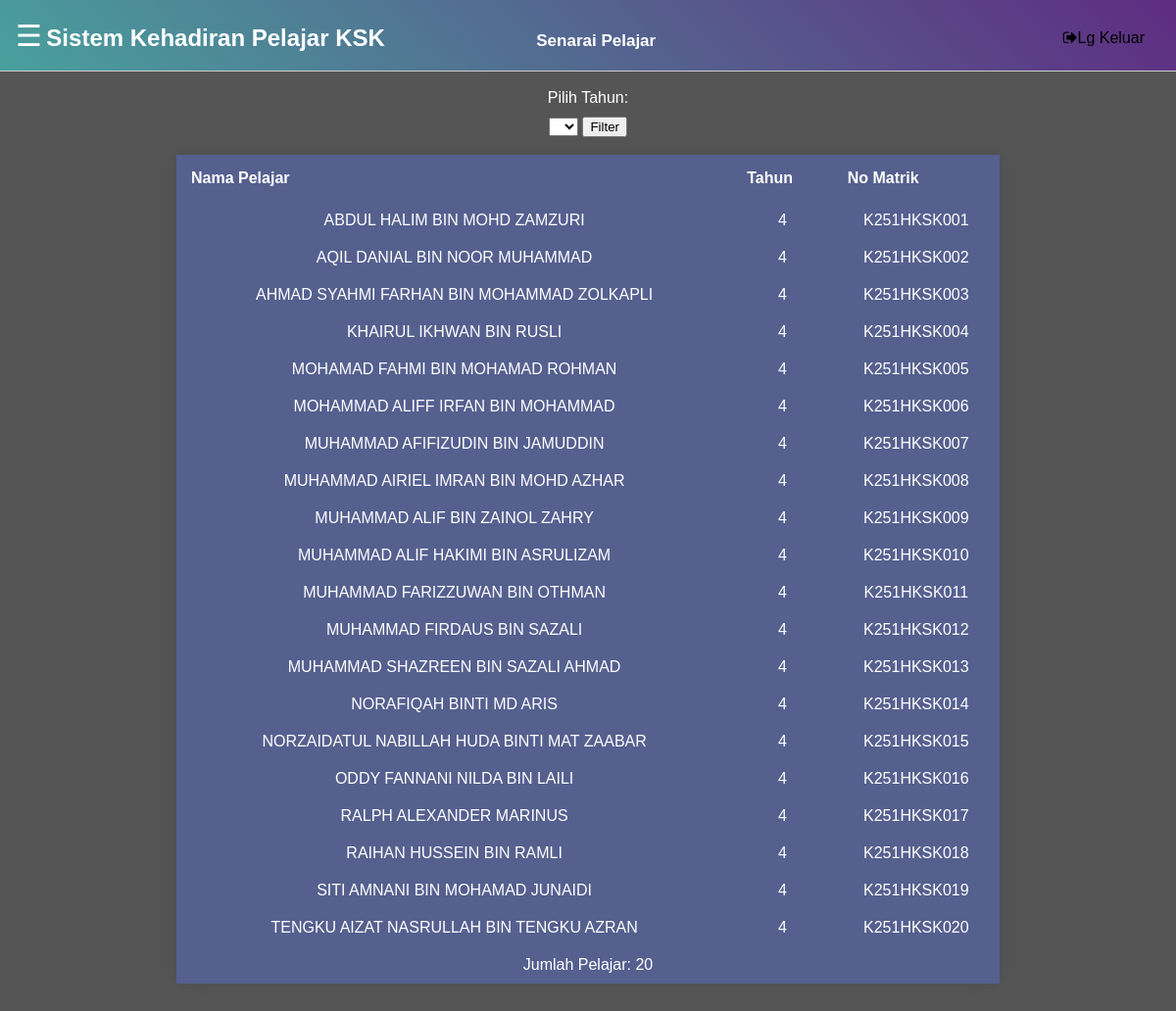
Screenshot of /Templates/senaraipelajar.php?filter_year=4 (signed in) with the database file from the repository.
### tables this page shows
CREATE TABLE IF NOT EXISTS `pelajar` (
  `pelajar_id` int(11) NOT NULL AUTO_INCREMENT,
  `nama` varchar(100) NOT NULL,
  `tahun` int(1) NOT NULL,
  `no_matrik` varchar(30) NOT NULL,
  `kata_laluan` varchar(40) NOT NULL,
  PRIMARY KEY (`pelajar_id`)
);

### Templates/senaraipelajar.php (the view, shortened to what this page needs)
<?php require_once('../Connections/local.php'); ?>
<?php
$logoutAction = $_SERVER['PHP_SELF']."?doLogout=true";
if ((isset($_SERVER['QUERY_STRING'])) && ($_SERVER['QUERY_STRING'] != "")){
  $logoutAction .="&". htmlentities($_SERVER['QUERY_STRING']);
}
?>
<?php
if (!function_exists("GetSQLValueString")) {
function GetSQLValueString($theValue, $theType, $theDefinedValue = "", $theNotDefinedValue = "")
{
  $theValue = function_exists("mysql_real_escape_string") ? mysql_real_escape_string($theValue) : mysql_escape_string($theValue);
  switch ($theType) {
    case "long":
    case "int":
      $theValue = ($theValue != "") ? intval($theValue) : "NULL";
      break;
  }
  return $theValue;
}
}
$colname_senarai_pelajar = "-1";
if (isset($_GET['filter_year'])) {
  $colname_senarai_pelajar = $_GET['filter_year'];
}
$query_senarai_pelajar = sprintf("SELECT * FROM pelajar WHERE tahun = %s ORDER BY no_matrik ASC", GetSQLValueString($colname_senarai_pelajar, "int"));
$senarai_pelajar = mysql_query($query_senarai_pelajar, $local) or die(mysql_error());
$row_senarai_pelajar = mysql_fetch_assoc($senarai_pelajar);
$totalRows_senarai_pelajar = mysql_num_rows($senarai_pelajar);
?>
<!DOCTYPE html PUBLIC "-//W3C//DTD XHTML 1.0 Transitional//EN" "http://www.w3.org/TR/xhtml1/DTD/xhtml1-transitional.dtd">
<html xmlns="http://www.w3.org/1999/xhtml">
<head>
<link rel="stylesheet" href="../css/table.css">
<link rel="stylesheet" href="../css/sidebar.css">
<link rel="stylesheet" href="../css/header.css">
<link rel="stylesheet" href="../css/register.css">
<link rel="stylesheet" href="https://cdnjs.cloudflare.com/ajax/libs/font-awesome/4.7.0/css/font-awesome.min.css">
</head>
<body >
	<header class="site-header">
      <div class="site-identity">
      	<span style="font-size:30px;cursor:pointer; color:#FFFFFF" onclick="openNav()">&#9776;</span>
        <h1><a href="#">Sistem Kehadiran Pelajar KSK</a></h1>
        <h1><a style=" padding-left:150px;text-align:center; font-size: 17px">Senarai Pelajar</a></h1>
      </div>
      <nav class="site-navigation">
        <ul class="nav">
          <li><a href="<?php echo $logoutAction ?>"><i class="fa fa-sign-out"></i>Lg Keluar</a></li>
        </ul>
      </nav>
    </header>
    <br />
    <form action="" method="get">
    	<label for="filter_year" style="color:#FFFFFF">Pilih Tahun:</label>
        <select name="filter_year" id="filter_year">
        <option value=""></option>
          <option value="1">1</option>
        </select>
        <input name="kehadiran" type="submit" value="Filter" />
    </form>
    <br />
    <?php if ($totalRows_senarai_pelajar > 0) {  ?>
      <div class="container">
          <table width="70%" border="0" cellspacing="0" class="styled-table">
            <thead>
              <tr>
                <th>Nama Pelajar</th>
                <th>Tahun</th>
                <th>No Matrik</th>
              </tr>
            </thead>
            <tbody>
			<?php do { ?>
              <tr>
                <td><?php echo $row_senarai_pelajar['nama']; ?></td>
                <td><?php echo $row_senarai_pelajar['tahun']; ?></td>
                <td><?php echo $row_senarai_pelajar['no_matrik']; ?></td>
              </tr>
			  <?php } while ($row_senarai_pelajar = mysql_fetch_assoc($senarai_pelajar)); ?>
              <tr>
              	<td colspan="3"> Jumlah Pelajar: <?php echo $totalRows_senarai_pelajar ?> </td>
              	</tr>
            </tbody>
          </table>
      </div>
      <br />
      <br />
      <br />
      <?php }  ?>
</body>
</html>

### css/table.css (style rules this page uses)
table { margin-left: auto; margin-right: auto; border-collapse: collapse; overflow: hidden; box-shadow: 0 0 20px rgba(0,0,0,0.1); }
th,td { padding: 15px; background:#55608f; color: #fff; }
th { text-align: left; }
.table-pelajar th, td { padding: 10px; }

### css/header.css (style rules this page uses)
body { margin: 0; background:#555; font-family: sans-serif; font-weight: 100; }
a { text-decoration: none; color: #000; }
.site-header { background: linear-gradient(45deg, #49a09d, #5f2c82); border-bottom: 1px solid #ccc; padding: .5em 1em; }
.site-header::after { content: ""; display: table; clear: both; }
.site-identity { float: left; }
.site-identity h1 { font-size: 1.5em; margin: .7em 0 .3em 0; display: inline-block; color:#FFF; }
.site-identity h1 a { color:#FFF; }
.site-navigation { float: right; }
.site-navigation ul, li { margin: 0; padding: 0; }
.site-navigation li { display: inline-block; margin: 1.4em 1em 1em 1em; }
label { display: list-item; margin-bottom: 10px; }

### Templates/senaraipelajar.php (style rules this page uses)
body { text-align: center; align: center; margin: 0; background:#555; font-family: sans-serif; font-weight: 100; }

### rows the page displays
pelajar: nama "ABDUL HALIM BIN MOHD ZAMZURI", tahun "4", no_matrik "K251HKSK001"
pelajar: nama "AQIL DANIAL BIN NOOR MUHAMMAD", tahun "4", no_matrik "K251HKSK002"
pelajar: nama "AHMAD SYAHMI FARHAN BIN MOHAMMAD ZOLKAPLI", tahun "4", no_matrik "K251HKSK003"
pelajar: nama "KHAIRUL IKHWAN BIN RUSLI", tahun "4", no_matrik "K251HKSK004"
pelajar: nama "MOHAMAD FAHMI BIN MOHAMAD ROHMAN", tahun "4", no_matrik "K251HKSK005"
pelajar: nama "MOHAMMAD ALIFF IRFAN BIN MOHAMMAD", tahun "4", no_matrik "K251HKSK006"
pelajar: nama "MUHAMMAD AFIFIZUDIN BIN JAMUDDIN", tahun "4", no_matrik "K251HKSK007"
pelajar: nama "MUHAMMAD AIRIEL IMRAN BIN MOHD AZHAR", tahun "4", no_matrik "K251HKSK008"
pelajar: nama "MUHAMMAD ALIF BIN ZAINOL ZAHRY", tahun "4", no_matrik "K251HKSK009"
pelajar: nama "MUHAMMAD ALIF HAKIMI BIN ASRULIZAM", tahun "4", no_matrik "K251HKSK010"
pelajar: nama "MUHAMMAD FARIZZUWAN BIN OTHMAN", tahun "4", no_matrik "K251HKSK011"
pelajar: nama "MUHAMMAD FIRDAUS BIN SAZALI", tahun "4", no_matrik "K251HKSK012"
pelajar: nama "MUHAMMAD SHAZREEN BIN SAZALI AHMAD", tahun "4", no_matrik "K251HKSK013"
pelajar: nama "NORAFIQAH BINTI MD ARIS", tahun "4", no_matrik "K251HKSK014"
pelajar: nama "NORZAIDATUL NABILLAH HUDA BINTI MAT ZAABAR", tahun "4", no_matrik "K251HKSK015"
pelajar: nama "ODDY FANNANI NILDA BIN LAILI", tahun "4", no_matrik "K251HKSK016"
pelajar: nama "RALPH ALEXANDER MARINUS", tahun "4", no_matrik "K251HKSK017"
pelajar: nama "RAIHAN HUSSEIN BIN RAMLI", tahun "4", no_matrik "K251HKSK018"
pelajar: nama "SITI AMNANI BIN MOHAMAD JUNAIDI", tahun "4", no_matrik "K251HKSK019"
pelajar: nama "TENGKU AIZAT NASRULLAH BIN TENGKU AZRAN", tahun "4", no_matrik "K251HKSK020"

### other values shown
$totalRows_senarai_pelajar "20"
